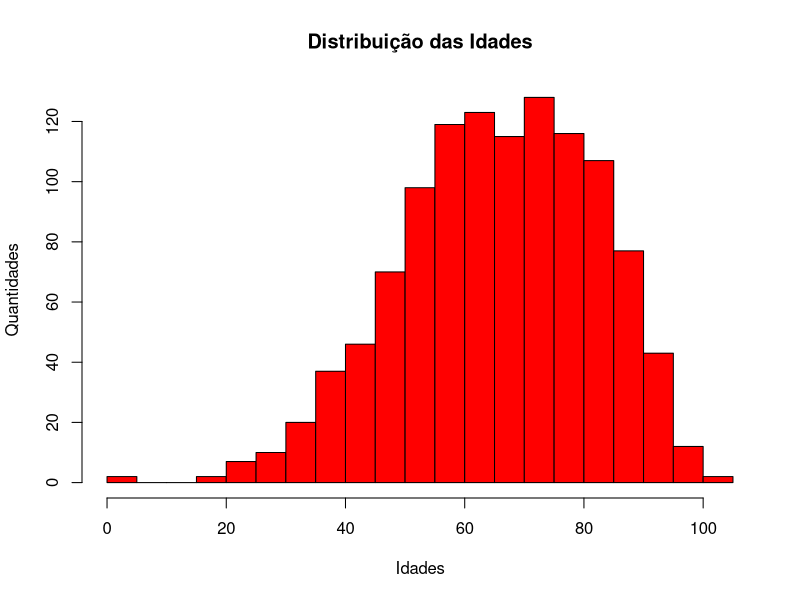

The R source for this figure:
library(ggplot2)
library(readxl)

Idades = read_excel("./Dados/covid_19_bauru_mortes.xlsx")
x = Idades$`idade`

hist(x, main = "Distribuição das Idades", xlab = "Idades",ylab = "Quantidades", col = "Red", breaks = 20)



